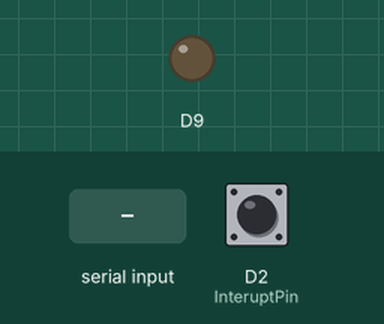
Bench run of a program on a simulated Arduino Uno R4 Minima. On the bench: output pins drawn as LEDs (lit = HIGH). The test bench sets the inputs (shaded band); at power-on: D2 (InteruptPin) LOW. What the program prints to the serial monitor is not drawn.

Above: at 4.3 s.
4.4 s: byte 30 received over Serial
At 5.1 s:
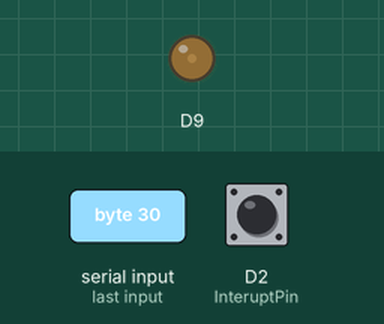
9.9 s: byte 90 received over Serial
At 10.5 s:
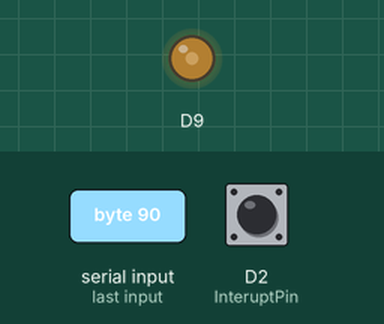
Timing chart, 0 to 12.9 s (numbered marks = the images above; inputs shaded):
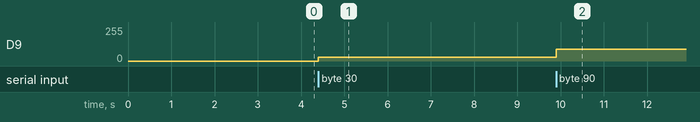

The program:

main.cpp
```cpp
#include <Arduino.h>

// Raw Encoder Stuff
volatile unsigned int pulseCount = 0;
volatile unsigned long lastTime = 0;

#define InteruptPin 2
#define Encoder_to_RPM 5000 // Gain = RPM/pulse

// rpm reading
int duino_dt = 10; // In miliseconds Should be smaller than matlab`
float rpm = 0;
int timediff = 0;

void addPulse() { pulseCount++; }

void setup() {
  Serial.begin(9600);
  while (!Serial)
    ; // Wait until USB communication is ready
  attachInterrupt(digitalPinToInterrupt(InteruptPin), addPulse, RISING);
  lastTime = millis();
}

void loop() {
  // Read data sent from python
  if (Serial.available() > 0) {
    byte value = Serial.read(); // Grabs the raw byte (0-255)
    analogWrite(9, value);
  }

  // Update RPM every dt miliseconds
  timediff = millis() - lastTime;
  if (timediff >= duino_dt) {
    detachInterrupt(
        digitalPinToInterrupt(InteruptPin)); // Stop counting while calculating
    rpm = (float)pulseCount * Encoder_to_RPM / timediff;

    byte *b = (byte *)&rpm; // Convert float to byte array

    Serial.write(b, 4);

    pulseCount = 0;      // Reset count
    lastTime = millis(); // Reset timer
    attachInterrupt(digitalPinToInterrupt(InteruptPin), addPulse,
                    RISING); // Resume counting
  }
}
```

Measured:
- after the input at 4.4 s, D9: 0/255 → 30/255 at once
- after the input at 9.9 s, D9: 30/255 → 90/255 at once
